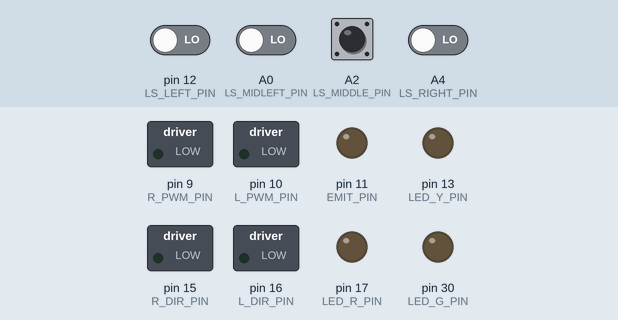
A sketch run on a simulated Arduino Mega 2560, built with avr-gcc and run on an emulated ATmega2560. Shown: switched loads named in the sketch (green lamp = pin HIGH), output pins drawn as LEDs (lit = HIGH). The inputs (shaded band) are chosen by the test bench; at power-on: A0 (LS_MIDLEFT_PIN), A2 (LS_MIDDLE_PIN), A4 (LS_RIGHT_PIN), pin 12 (LS_LEFT_PIN) LOW.

Above: at 0.1 s.
At 6.2 s:
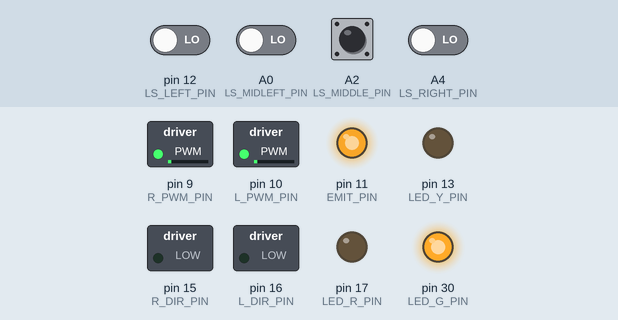
Timing chart, 0 to 5.3 s (numbered marks = the images above; inputs shaded):
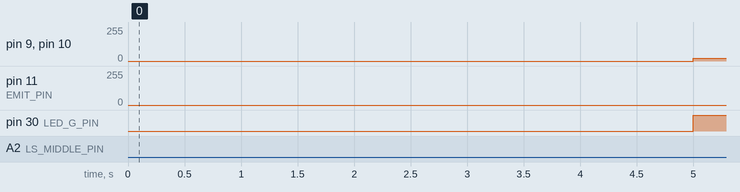

The sketch:

line_following.ino
```cpp
#include "linesensor.h"
#include "motors.h"
//#include "LEDs.h"
#define GAP 1285


LineSensor_c linesensor(GAP);
Motors_c motors;

void setup() {
  // put your setup code here, to run once:
  linesensor.initialise();
  motors.initialise();
  Serial.begin(9600);
  delay(5000);
}

void loop() {
  // put your main code here, to run repeatedly:
  LineFollowing();
  //motors.setMotorPower(-30, 30);
}

void LineFollowing() {
  if ( linesensor.lineDetected() ) {
    int BiasPWM = 20;
    int MaxTurnPWM = 40;
    float W;
    W = linesensor.weightedMesurement();
    int LeftPWM = BiasPWM - (W * MaxTurnPWM);
    int RightPWM = BiasPWM + (W * MaxTurnPWM);
    motors.setMotorPower(LeftPWM, RightPWM);
  }
  else {
    //可能要再往前走一小点点来判断
    //motors.setMotorPower(50.0, 50.0);
    //delay(75);
    unsigned long findingLine = millis();
    if (linesensor.readLineSensor(1) >= GAP && linesensor.readLineSensor(3) >= GAP && linesensor.readLineSensor(0) < GAP && linesensor.readLineSensor(4) < GAP) {
      while(true){
        motors.setMotorPower(0.0, 0.0);
      delay(3000);

      }
      return;
    }

    //非解密
    else {
      while (linesensor.readLineSensor(0) < GAP  && linesensor.readLineSensor(4) < GAP) {
        unsigned long currentTime = millis();
        if (currentTime - findingLine > 500) {
          break;
        }
        motors.setMotorPower(20.0, 20.0);
      }

      if (linesensor.readLineSensor(0) < GAP && linesensor.readLineSensor(4) < GAP) {
        //原地转90度返回???????有问题，建议设计时间戳来检测是否到尽头了，还得检测是1开始的时候还是2结束的时候还是3路程中的时候
        while (!linesensor.lineDetected()) {
          motors.setMotorPower(-20.0, 20.0);/////////////
        }
      }
      if (linesensor.readLineSensor(0) >= GAP && linesensor.readLineSensor(4) < GAP) {
        //左转90度
        while (!linesensor.lineDetected()) {
          motors.setMotorPower(1.0, 20.0);
        }
      }
      if (linesensor.readLineSensor(4) >= GAP && linesensor.readLineSensor(0) < GAP) {
        //右转90度
        while (!linesensor.lineDetected()) {
          motors.setMotorPower(20.0, 1.0);
        }
      }
    }
  }
}//////////////////////
```

linesensor.h
```cpp
#ifndef _LINESENSOR_H
#define _LINESENSOR_H


// Class to operate the linesensor(s).
class LineSensor_c {
  public:
    static const int MAX_SENSORS = 5;
    int EMIT_PIN;
    int LS_LEFT_PIN;  // Complete for DN1 pin
    int LS_MIDLEFT_PIN;   // Complete for DN2 pin
    int LS_MIDDLE_PIN;   // Complete for DN3 pin
    int LS_MIDRIGHT_PIN;   // Complete for DN4 pin
    int LS_RIGHT_PIN;
    int ls_pins[MAX_SENSORS];
    int led_pins[3];
    int SensorsStillReading;
    bool sensorFinished[MAX_SENSORS];
    int GAP;

    int LED_R_PIN;
    int LED_Y_PIN;
    int LED_G_PIN;
    // Constructor, must exist.
    LineSensor_c(int gap) {
      EMIT_PIN = 11;
      LS_LEFT_PIN = 12;
      LS_MIDLEFT_PIN = A0;
      LS_MIDDLE_PIN = A2;
      LS_MIDRIGHT_PIN = A3;
      LS_RIGHT_PIN = A4;
      SensorsStillReading = MAX_SENSORS;
      ls_pins[0] = LS_LEFT_PIN;
      ls_pins[1] = LS_MIDLEFT_PIN;
      ls_pins[2] = LS_MIDDLE_PIN;
      ls_pins[3] = LS_MIDRIGHT_PIN;
      ls_pins[4] = LS_RIGHT_PIN;

      GAP = gap;

      LED_R_PIN = 17;
      LED_Y_PIN = 13;
      LED_G_PIN = 30;

      led_pins[0] = LED_Y_PIN;
      led_pins[1] = LED_G_PIN;
      led_pins[2] = LED_R_PIN;

    }

    void initialise(){
      pinMode( EMIT_PIN, INPUT ); // Set EMIT as an input (off)
      pinMode( ls_pins[5], INPUT );     // Set line sensor pin to input
      for (int i = 0; i < MAX_SENSORS; i++) {
        sensorFinished[i] = false;
      }
      pinMode(LED_R_PIN,OUTPUT);
      pinMode(LED_Y_PIN,OUTPUT);
      pinMode(LED_G_PIN,OUTPUT);
    }

    float readLineSensor( int number ) {
      if( number < 0 ) {
        return 0;
      }
      if( number > 4 ) {
        return 0;
      }

      pinMode( EMIT_PIN, OUTPUT );
      digitalWrite( EMIT_PIN, HIGH );

      pinMode( ls_pins[ number ], OUTPUT );

      digitalWrite( ls_pins[ number ], HIGH );
      delayMicroseconds( 10 );

      pinMode(ls_pins[ number ], INPUT);
      unsigned long start_time = micros();

      while( digitalRead( ls_pins[ number ] ) == HIGH ) {
          // Do nothing here (waiting).
      }

      unsigned long end_time = micros();

      pinMode( EMIT_PIN, INPUT );

      unsigned long elapsed_time = 0;
      elapsed_time = end_time - start_time;
      if(number == 1){
        if((float)elapsed_time >= GAP ){
          digitalWrite(led_pins[number - 1],HIGH);
        }
        else{
          digitalWrite(led_pins[number - 1],LOW);
        }
      }
      else if(number == 2){
        if((float)elapsed_time >= GAP ){
          digitalWrite(led_pins[number - 1],LOW);
        }
        else{
          digitalWrite(led_pins[number - 1],HIGH);
        }
      }
      else if(number == 3){
        if((float)elapsed_time >= GAP ){
          digitalWrite(led_pins[number - 1],LOW);
        }
        else{
          digitalWrite(led_pins[number - 1],HIGH);
        }
      }
      return (float)elapsed_time;
    }

    void readParallel(float* linesensor_result){
      pinMode( EMIT_PIN, OUTPUT );
      digitalWrite( EMIT_PIN, HIGH );
      for( int n = 0; n < MAX_SENSORS; n++ ){
        pinMode( ls_pins[ n ], OUTPUT );
        digitalWrite( ls_pins[ n ], HIGH );
      }


      delayMicroseconds( 10 );
      for( int n = 0; n < MAX_SENSORS; n++ ){
        pinMode(ls_pins[ n ], INPUT);
        sensorFinished[n] = false;
      }
      unsigned long start_time = micros();
      SensorsStillReading = MAX_SENSORS;
      while( SensorsStillReading > 0 ){
        for( int n = 0; n < MAX_SENSORS; n++ ){
          if(!sensorFinished[n]){
            if( digitalRead( ls_pins[ n ] ) == LOW ){
              unsigned long end_time = micros();
              unsigned long elapsed_time = end_time - start_time;
              linesensor_result[ n ] = (float)elapsed_time;
              SensorsStillReading = SensorsStillReading - 1;
              sensorFinished[n] = true;
            }
          }
        }
      }
      pinMode( EMIT_PIN, INPUT );
    }

    float weightedMesurement(){
      float R_1 = readLineSensor(1);
      float R_3 = readLineSensor(3);
      float Sum = R_1 + R_3;
      float N_1 = R_1 / Sum;
      float N_3 = R_3 / Sum;
      float W = N_1 - N_3;
      return W * 2;//(0无需转动；-向右转；+向左转)
    }

    //暂时没想好
    bool lineDetected(){
      if (readLineSensor(2) >= GAP){

        return true;
      }
      else{
        return false;
      }
    }
};


#endif
```

motors.h
```cpp
#ifndef _MOTORS_H
#define _MOTORS_H

//阶段一：设置速度，返回速度
//阶段二：左转右转：输入角度和左转右转
//阶段三：更多...

# define FWD LOW
# define REV HIGH

class Motors_c {
  public:
  int L_PWM_PIN;
  int L_DIR_PIN;
  int R_PWM_PIN;
  int R_DIR_PIN;

    // Constructor, must exist.
    Motors_c() {
      L_PWM_PIN=10;
      L_DIR_PIN=16;
      R_PWM_PIN=9;
      R_DIR_PIN=15;
    }

    // Use this function to
    // initialise the pins and
    // state of your motor(s).
    void initialise() {
      pinMode(L_PWM_PIN, OUTPUT);
      pinMode(L_DIR_PIN, OUTPUT);
      pinMode(R_PWM_PIN, OUTPUT);
      pinMode(R_DIR_PIN, OUTPUT);


      digitalWrite(L_DIR_PIN,FWD);
      digitalWrite(R_DIR_PIN,FWD);

      analogWrite(L_PWM_PIN,0);
      analogWrite(R_PWM_PIN,0);
    }

    //set the speed of them
    void setMotorPower( float left_pwm, float right_pwm ){
      if (left_pwm >0){
          digitalWrite(L_DIR_PIN,FWD);
      }
      else{
          left_pwm = -1*left_pwm;
          digitalWrite(L_DIR_PIN,REV);
      }
      if (right_pwm >0){
          digitalWrite(R_DIR_PIN,FWD);
      }
      else{
          right_pwm = -1*right_pwm;
          digitalWrite(R_DIR_PIN,REV);
      }


      analogWrite(L_PWM_PIN,left_pwm);
      analogWrite(R_PWM_PIN,right_pwm);
    }

};


#endif
```
